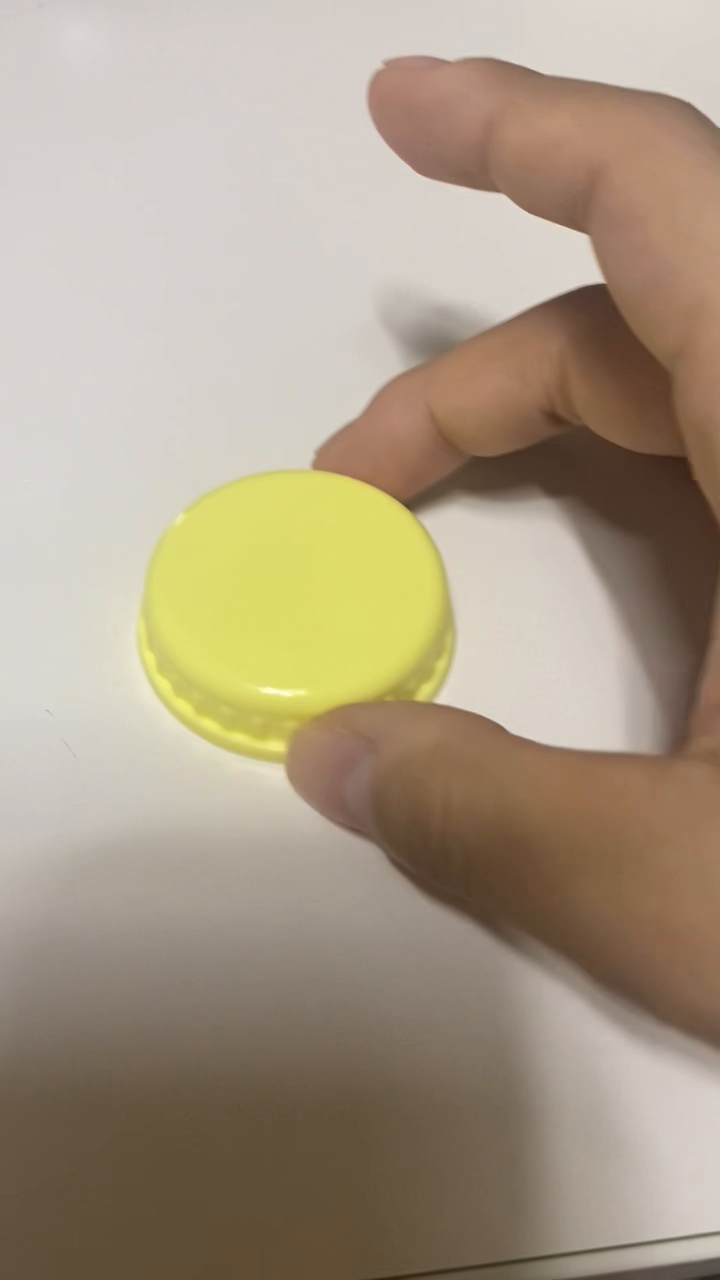
#> input picture frame 29 of ugoki.mp4, 720 x 1280 px, given in place of the camera
$ jupyter execute --allow-errors C122.ipynb
#> lines starting #> are read from the running program, lines starting #| are printed output that depends on the picture; pictures that were not available may be replaced by others from this repository, and a replacement may not be noted
[cell 1]
import numpy as np
import cv2

[cell 2]
cap = cv2.VideoCapture(0)
while(True):
    # Capture frame-by-frame
    ret, frame = cap.read()
#> frame is the input picture: shape (1280, 720, 3); mean B, G, R 134.2, 155, 169.4
    # Our operations on the frame come here
    gray = cv2.cvtColor(frame, cv2.COLOR_BGR2GRAY)
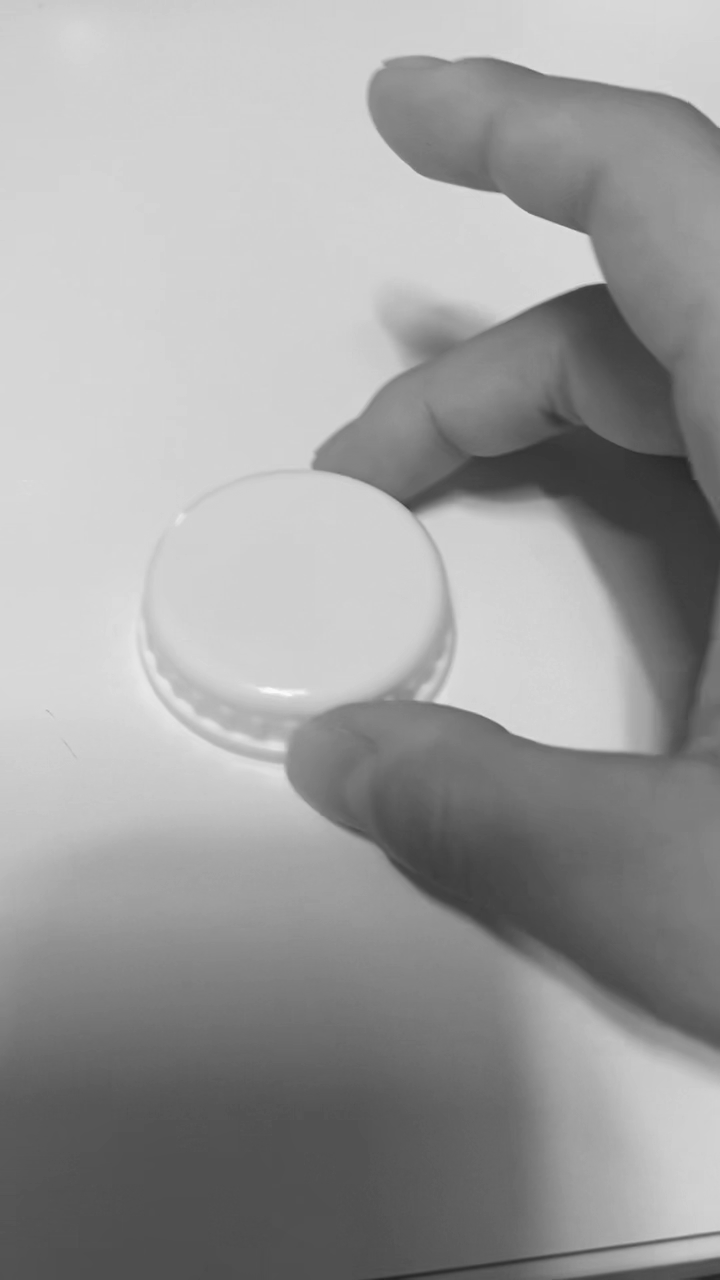
#> gray: shape (1280, 720); min 33, max 250, mean 156.9
    # Display the resulting frame
    cv2.imshow('frame',frame)
    if cv2.waitKey(1) & 0xFF == ord('q'):
#> (key q is pressed here)
        break
# When everything done, release the capture
cap.release()
cv2.destroyAllWindows()

[cell 3]
cap = cv2.VideoCapture('umi.mp4')
while(cap.isOpened()):
    ret, frame = cap.read()
    gray = cv2.cvtColor(frame, cv2.COLOR_BGR2GRAY)
    cv2.imshow('frame',gray)
    if cv2.waitKey(1) & 0xFF == ord('q'):
#> (key q is pressed here)
        break
cap.release()
cv2.destroyAllWindows()

[cell 4]
cap = cv2.VideoCapture('umi.mp4')
# Define the codec and create VideoWriter object
fourcc = cv2.VideoWriter_fourcc(*'XVID')
out = cv2.VideoWriter('umi.mp4',fourcc, 20.0, (640,480))
while(cap.isOpened()):
    ret, frame = cap.read()
    if ret==True:
        frame = cv2.flip(frame,0)
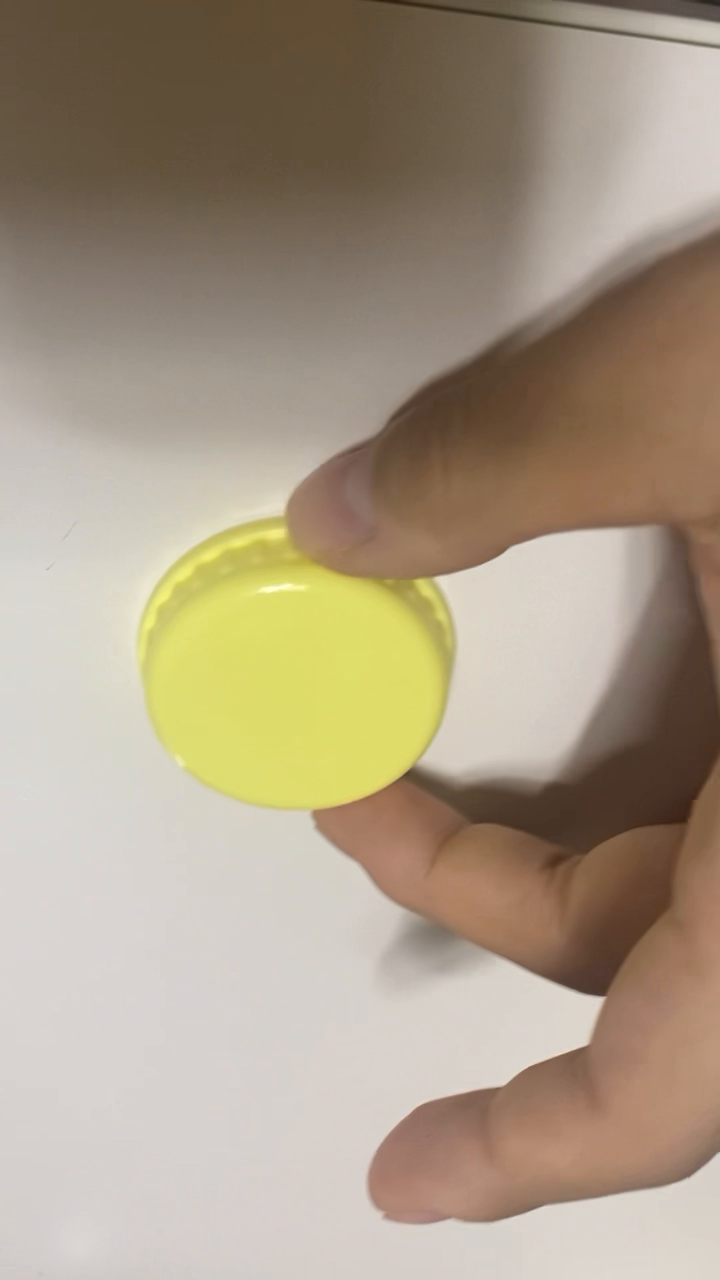
#> frame: shape (1280, 720, 3); mean B, G, R 134.2, 155, 169.4
        # write the flipped frame
        out.write(frame)
        cv2.imshow('frame',frame)
        if cv2.waitKey(1) & 0xFF == ord('q'):
#> (key q is pressed here)
            break
    else:
        break
# Release everything if job is finished
cap.release()
out.release()
cv2.destroyAllWindows()

$ run again, starting later in the video
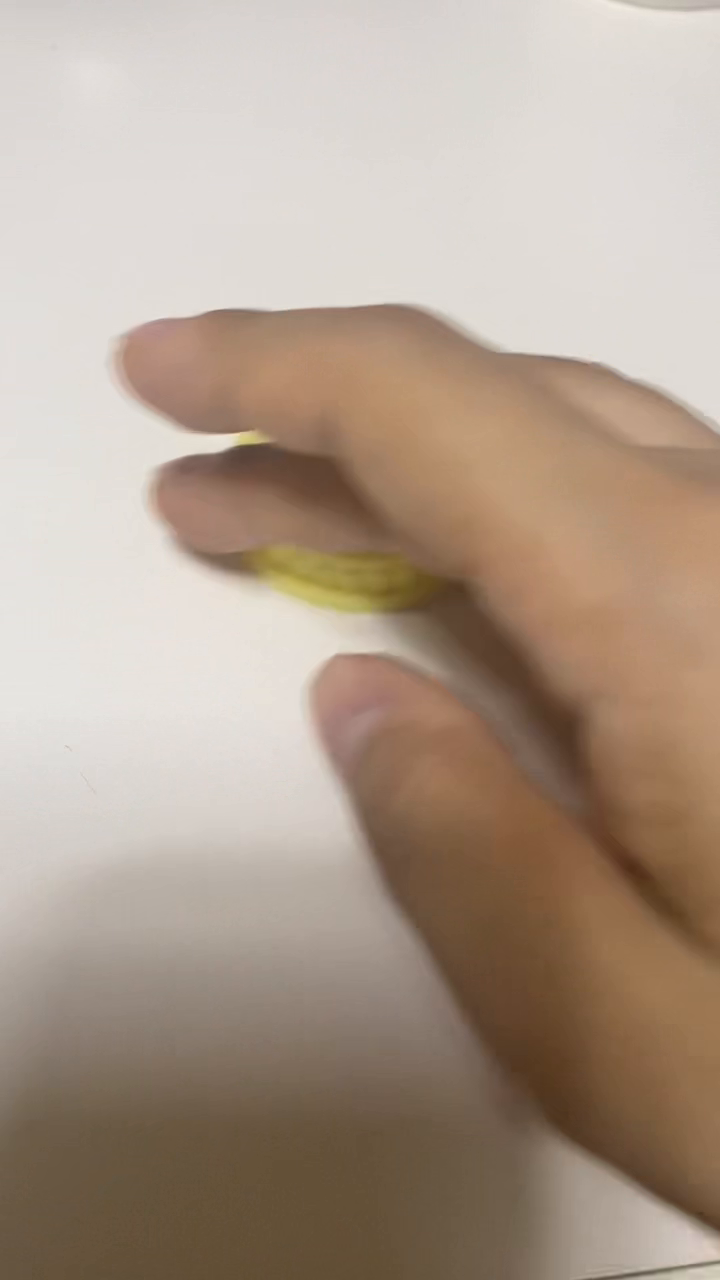
#> input picture frame 130 of ugoki.mp4, 720 x 1280 px, given in place of the camera
#> frame is the input picture: shape (1280, 720, 3); mean B, G, R 141.8, 157.2, 174.8
#> `gray = cv2.cvtColor(frame, cv2.COLOR_BGR2GRAY)`:
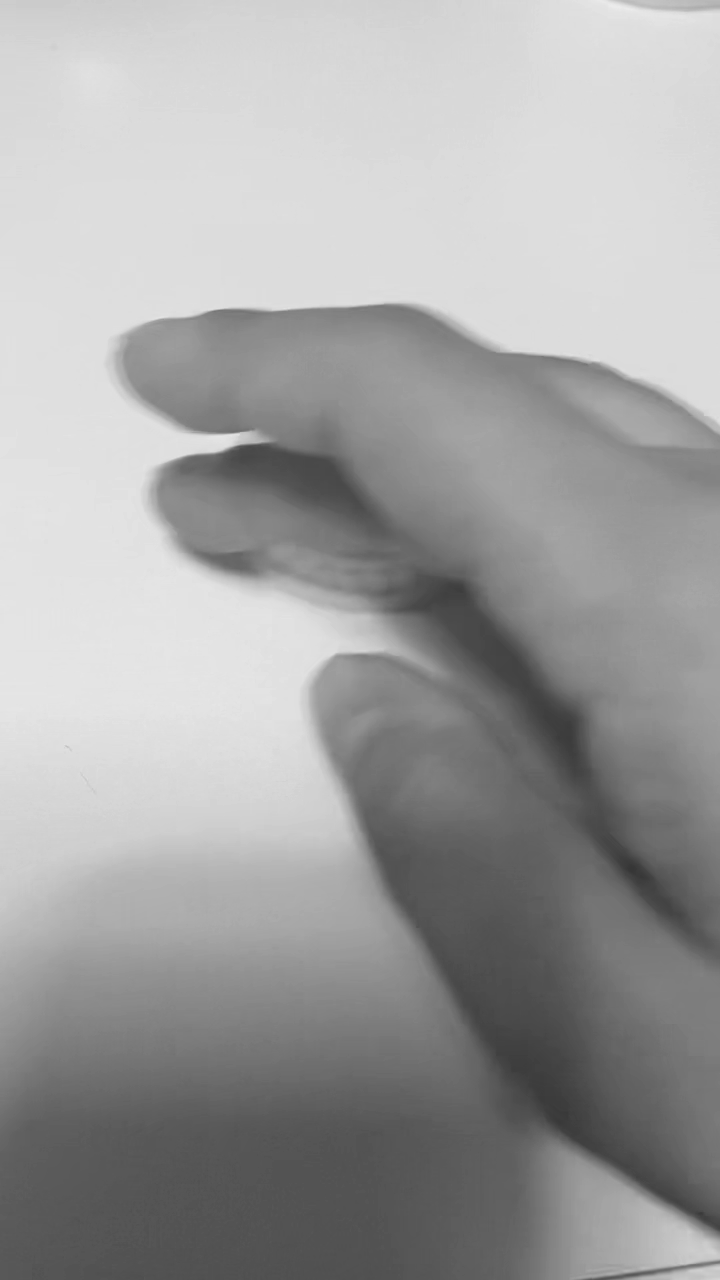
#> gray: shape (1280, 720); min 54, max 235, mean 160.7
#> `frame = cv2.flip(frame,0)`:
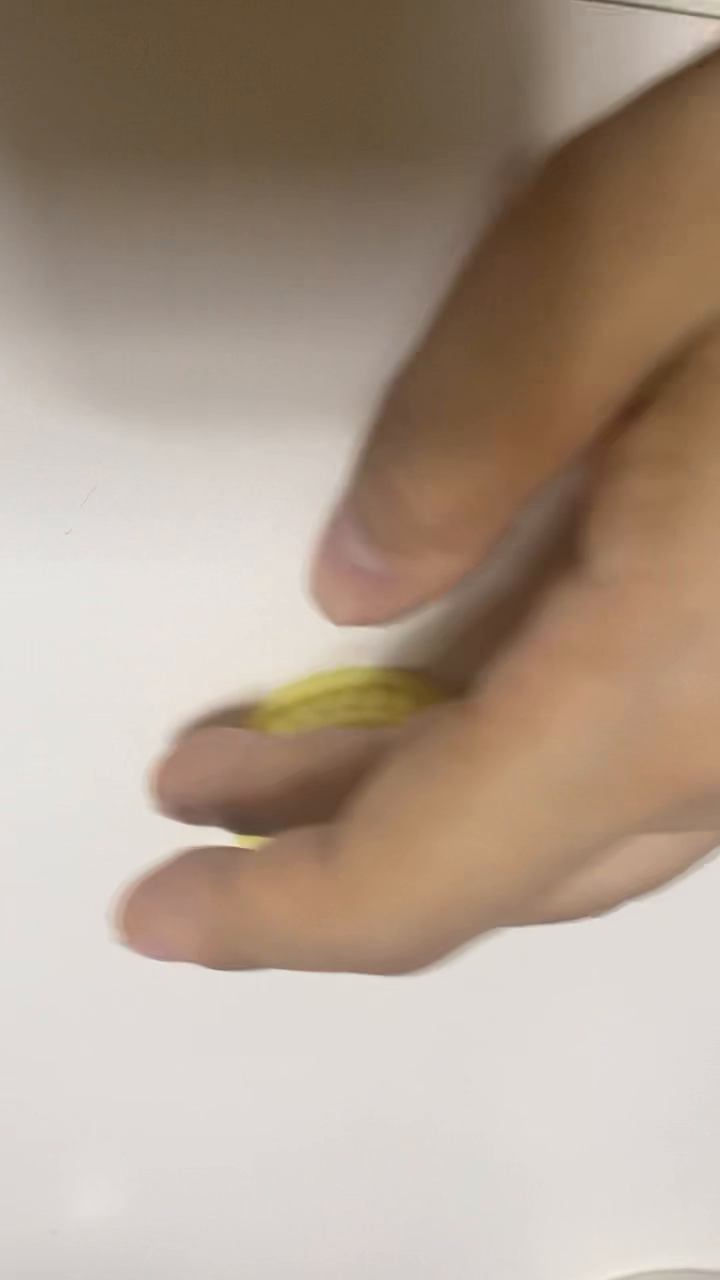
#> frame: shape (1280, 720, 3); mean B, G, R 141.8, 157.2, 174.8

$ run again, starting later in the video
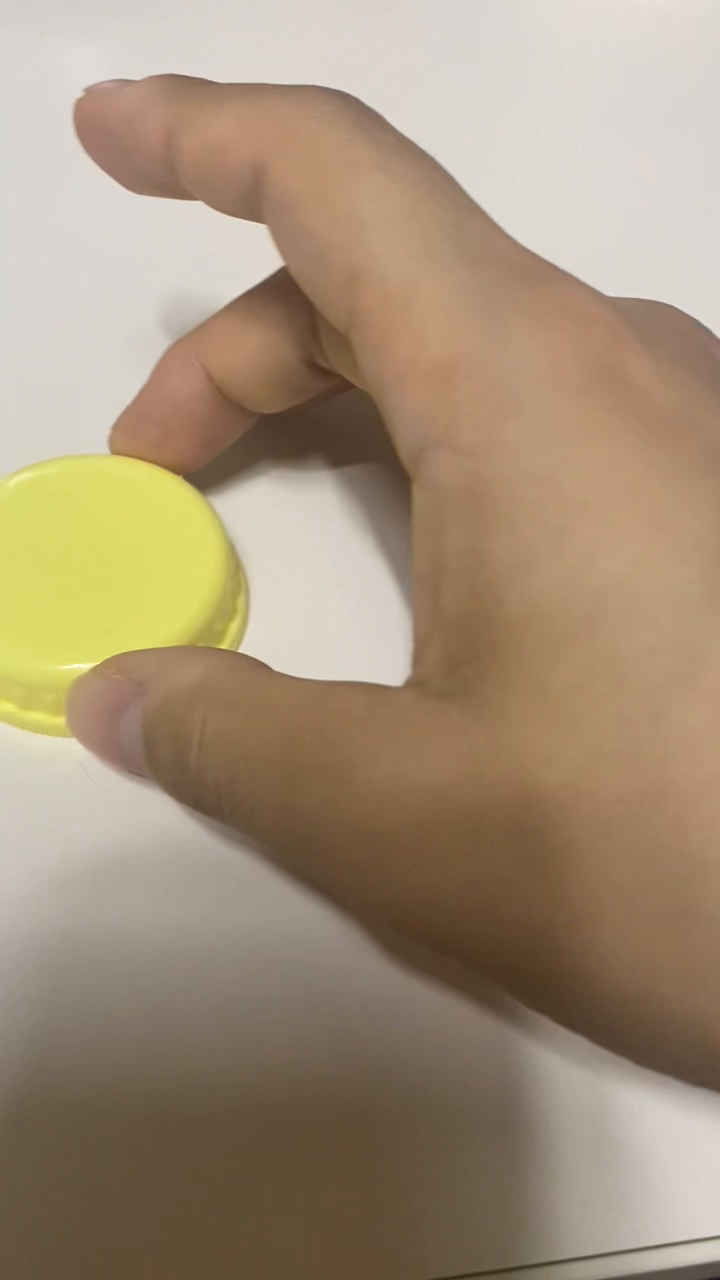
#> input picture frame 232 of ugoki.mp4, 720 x 1280 px, given in place of the camera
#> frame is the input picture: shape (1280, 720, 3); mean B, G, R 120.9, 145, 163.9
#> `gray = cv2.cvtColor(frame, cv2.COLOR_BGR2GRAY)`:
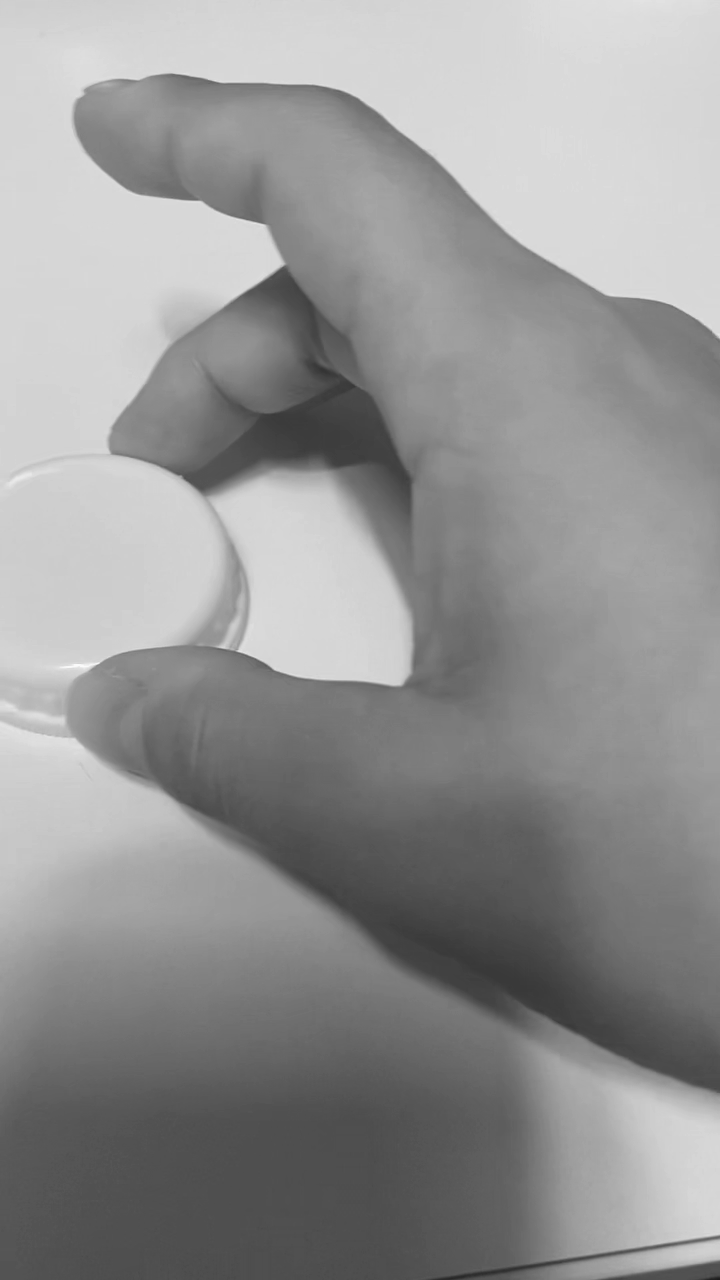
#> gray: shape (1280, 720); min 28, max 251, mean 147.9
#> `frame = cv2.flip(frame,0)`:
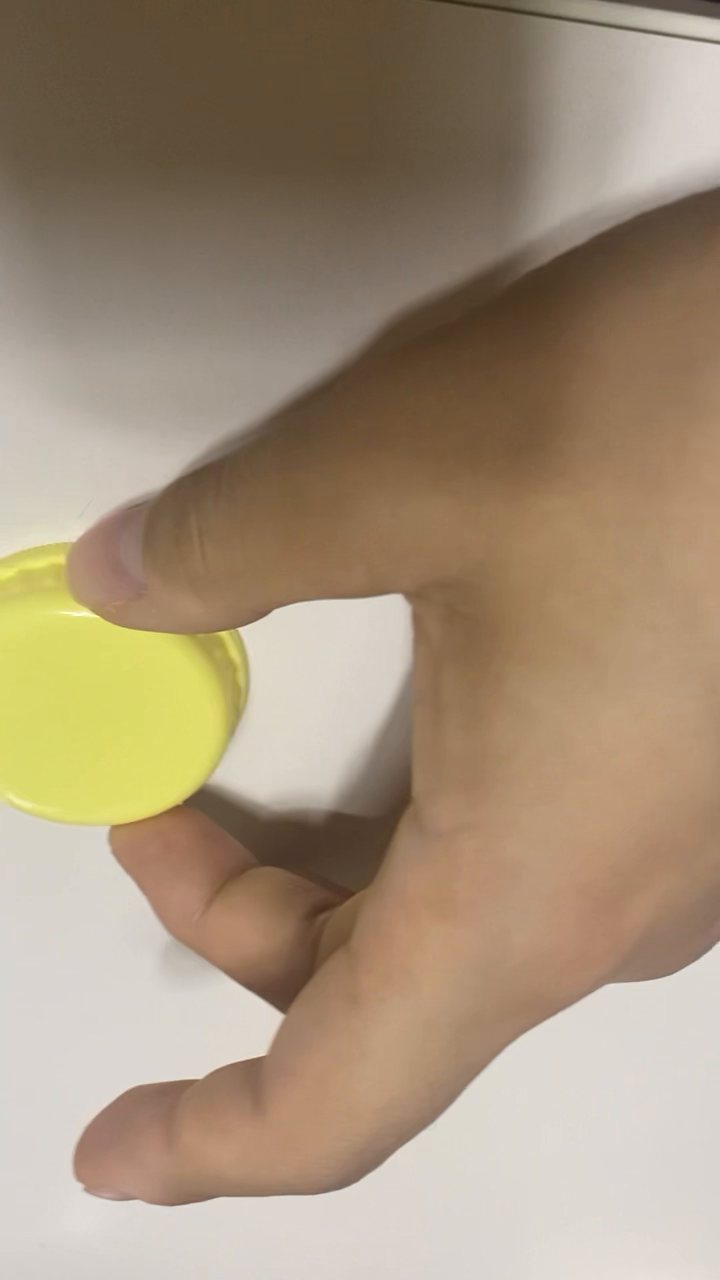
#> frame: shape (1280, 720, 3); mean B, G, R 120.9, 145, 163.9
